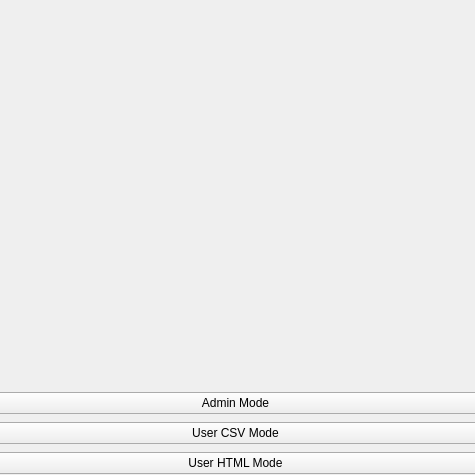
<?xml version="1.0" encoding="UTF-8"?>
<ui version="4.0">
 <class>QtUi</class>
 <widget class="QWidget" name="QtUi">
  <property name="geometry">
   <rect>
    <x>0</x>
    <y>0</y>
    <width>475</width>
    <height>475</height>
   </rect>
  </property>
  <property name="minimumSize">
   <size>
    <width>475</width>
    <height>475</height>
   </size>
  </property>
  <property name="maximumSize">
   <size>
    <width>475</width>
    <height>475</height>
   </size>
  </property>
  <property name="windowTitle">
   <string>A89 - Denis916 - Modes</string>
  </property>
  <widget class="QWidget" name="verticalLayoutWidget">
   <property name="geometry">
    <rect>
     <x>-10</x>
     <y>390</y>
     <width>491</width>
     <height>86</height>
    </rect>
   </property>
   <layout class="QVBoxLayout" name="modesLayout">
    <item>
     <widget class="QPushButton" name="adminButton">
      <property name="text">
       <string>Admin Mode</string>
      </property>
     </widget>
    </item>
    <item>
     <widget class="QPushButton" name="userCSVButton">
      <property name="text">
       <string>User CSV Mode</string>
      </property>
     </widget>
    </item>
    <item>
     <widget class="QPushButton" name="userHTMLButton">
      <property name="text">
       <string>User HTML Mode</string>
      </property>
     </widget>
    </item>
   </layout>
  </widget>
 </widget>
 <resources/>
 <connections/>
</ui>
